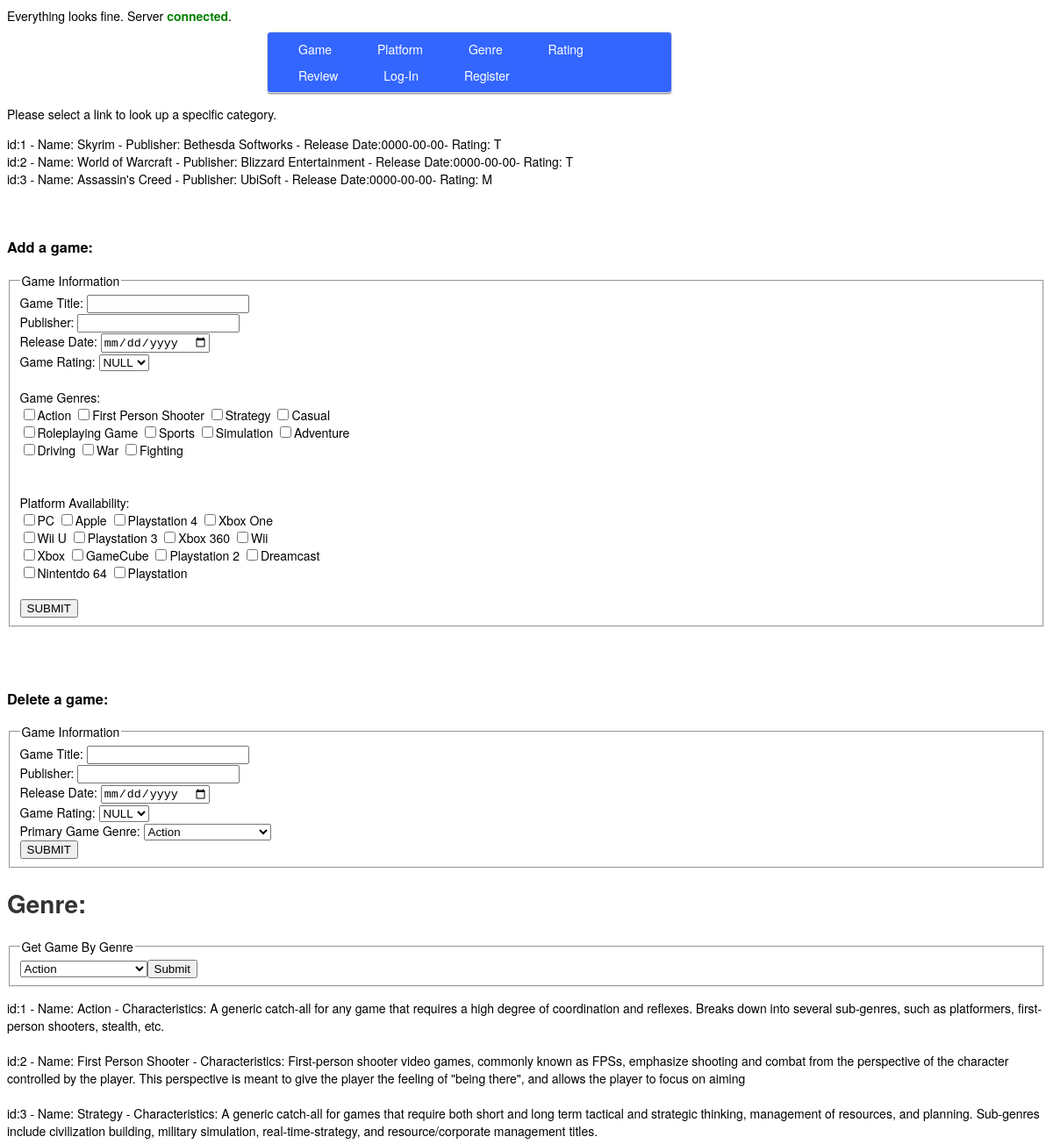
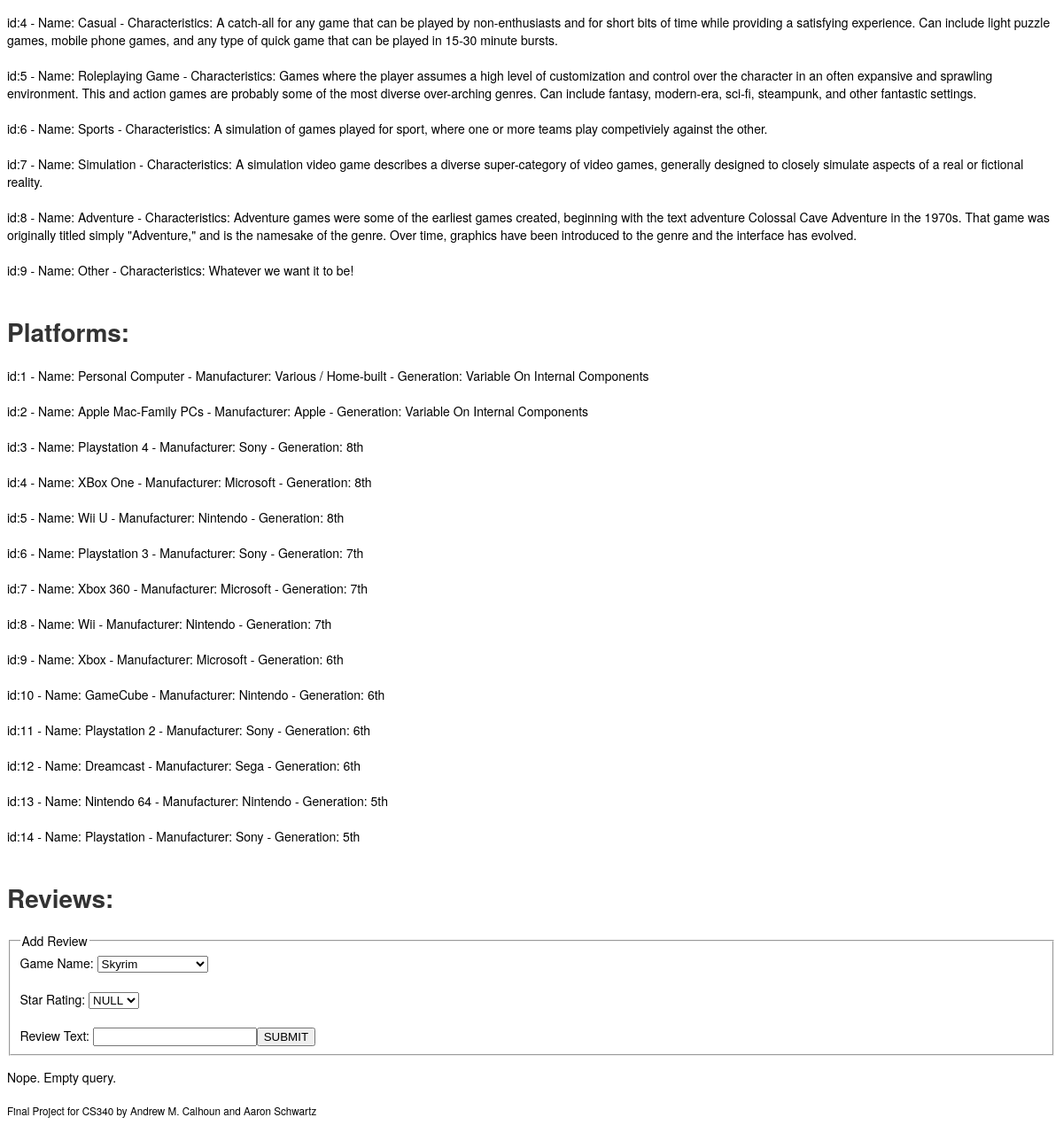
/webdevdbfinals/cs340-final/AS/index.php, run on the app's committed database (2 pictures, top to bottom).
### tables this page shows
CREATE TABLE `game`(
`game_id` int(11) PRIMARY KEY AUTO_INCREMENT,
`title` varchar(255), 
`publisher` varchar(255),
`release_date` date NOT NULL,
`platform_id` int(11) NOT NULL,
`genre_id` int(11) NOT NULL,
`rating_id` int(11) NOT NULL,
`review_id` int(11) NOT NULL

 
 
 
 
 
);

CREATE table `rating`(
`rating_id` int(11) PRIMARY KEY AUTO_INCREMENT,
`title` varchar(255),
`description` text,
`game_id` int(11) NOT NULL,
FOREIGN KEY(`game_id`) REFERENCES `game`(`game_id`)
);

CREATE TABLE `genre`(
`genre_id` int(11) PRIMARY KEY AUTO_INCREMENT,
`name` varchar(255),
`characteristics` text,
`game_id` int(11) NOT NULL,
FOREIGN KEY(`game_id`) REFERENCES `game`(`game_id`)
);

CREATE TABLE `platform`(
`platform_id` int(11) PRIMARY KEY AUTO_INCREMENT,
`name` varchar(255),
`manufacturer` varchar(255),
`generation` varchar(255),
`game_id` int(11) NOT NULL,
FOREIGN KEY(`game_id`) REFERENCES `game`(`game_id`)
);

### webdevdbfinals/cs340-final/AS/index.php (the view, shortened to what this page needs)
<?php
	include 'header.php';
	$game_sql = "SELECT g.game_id, g.title AS 'game_title', g.publisher, g.release_date, r.title AS 'rating_title' FROM game g INNER JOIN rating r ON (r.rating_id = g.rating_id) GROUP BY g.game_id ASC";
	$genre_sql = "SELECT * FROM genre";
	$platform_sql = "SELECT * FROM platform";
	$add_review_sql = "SELECT g.game_id, g.title FROM game g";
	$review_sql = "SELECT * FROM review r INNER JOIN game g ON g.game_id = r.game_id";
	$game_result = $connection->query($game_sql);
	$genre_result = $connection->query($genre_sql);
	$game_genre = $connection->query($genre_sql);
	$platform_result = $connection->query($platform_sql);
	$add_review = $connection->query($add_review_sql);
	$get_genre = $connection->query($genre_sql);
	$review_result = $connection->query($review_sql); ?>
	<p>Please select a link to look up a specific category.</p>
	<?php if(mysqli_num_rows($game_result) > 0)
	{
		while($row = $game_result->fetch_assoc())
		{
			echo "id:" . $row["game_id"] . " - Name: " . $row["game_title"] . " - Publisher: " . $row["publisher"] . " - Release Date:" . $row["release_date"] . "- Rating: " . $row["rating_title"] . "<br />";
		}
	}
	else
		{
			echo "Nope. Empty query.";
		}
	?>
	<br/><br/>
	<h3>Add a game:</h3>
	<form action="addgame.php" method="post">
		<fieldset>
		<legend>Game Information</legend>
		<label for="game_title">Game Title: </label>
		<input type="text" name="game_title" id="game_title" /><br />
		<label for="game_publisher">Publisher: </label>
		<input type="text" name="game_publisher" id="game_publsher" /><br />
		<label for="release_date">Release Date: </label>
		<input type="date" name="release_date" id="release_date" /><br />
		<label for="rating_id">Game Rating: </label>
					<select name="rating_id" id="rating_id">
						<option value="NULL">NULL</option>
						<option value="5">AO</option> <br /><br />
					</select><br /><br />
		<label>Game Genres:</label><br />
		<input type="checkbox" name="genres[]" id="genres[]" value="1">Action
		<input type="checkbox" name="genres[]" id="genres[]" value="2">First Person Shooter
		<input type="checkbox" name="genres[]" id="genres[]" value="3">Strategy
		<input type="checkbox" name="genres[]" id="genres[]" value="4">Casual<br />
		<input type="checkbox" name="genres[]" id="genres[]" value="5">Roleplaying Game
		<input type="checkbox" name="genres[]" id="genres[]" value="6">Sports
		<input type="checkbox" name="genres[]" id="genres[]" value="7">Simulation
		<input type="checkbox" name="genres[]" id="genres[]" value="8">Adventure<br />
		<input type="checkbox" name="genres[]" id="genres[]" value="9">Driving
		<input type="checkbox" name="genres[]" id="genres[]" value="10">War
		<input type="checkbox" name="genres[]" id="genres[]" value="11">Fighting
		<br />
		<br /><br/>
		<label>Platform Availability:</label><br />
		<input type="checkbox" name="platforms[]" id="platforms[]" value="1">PC
		<input type="checkbox" name="platforms[]" id="platforms[]" value="2">Apple
		<input type="checkbox" name="platforms[]" id="platforms[]" value="3">Playstation 4
		<input type="checkbox" name="platforms[]" id="platforms[]" value="4">Xbox One<br />
		<input type="checkbox" name="platforms[]" id="platforms[]" value="5">Wii U
		<input type="checkbox" name="platforms[]" id="platforms[]" value="6">Playstation 3
		<input type="checkbox" name="platforms[]" id="platforms[]" value="7">Xbox 360
		<input type="checkbox" name="platforms[]" id="platforms[]" value="8">Wii<br />
		<input type="checkbox" name="platforms[]" id="platforms[]" value="9">Xbox
		<input type="checkbox" name="platforms[]" id="platforms[]" value="10">GameCube
		<input type="checkbox" name="platforms[]" id="platforms[]" value="11">Playstation 2
		<input type="checkbox" name="platforms[]" id="platforms[]" value="12">Dreamcast<br />
		<input type="checkbox" name="platforms[]" id="platforms[]" value="13">Nintentdo 64
		<input type="checkbox" name="platforms[]" id="platforms[]" value="14">Playstation
		<br /><br />
			<input type="submit" name="addgame" id="addgame" value="SUBMIT" />
		</fieldset>
	</form>
<br /><br />
	<h3>Delete a game:</h3>
	<form action="deletegame.php" method="post">
		<fieldset>
		<legend>Game Information</legend>
		<label for="game_title">Game Title: </label>
		<input type="text" name="game_title" id="game_title" /><br />
		<label for="game_publisher">Publisher: </label>
		<input type="text" name="game_publisher" id="game_publsher" /><br />
		<label for="release_date">Release Date: </label>
		<input type="date" name="release_date" id="release_date" /><br />
		<label for="rating_id">Game Rating: </label>
					<select name="rating_id" id="rating_id">
						<option value="NULL">NULL</option>
						<option value="5">AO</option> <br /><br />
					</select><br />
		<label>Primary Game Genre:</label>
		<select name="game_genre" id="game_genre">
		<?php
				if(mysqli_num_rows($game_genre) > 0)
				{
						while($row = $game_genre->fetch_assoc())
						{
							echo '<option value="' . $row["genre_id"] . '">' . $row["name"] . '</option>';
						}
					}
			?>
			</select> <br />
			<input type="submit" name="addgame" id="addgame" value="SUBMIT" />
		</fieldset>
	</form>
	<h1>Genre:</h1>
	<?php
	echo '<form action="getgenre.php" method="post"><fieldset>
			<legend>Get Game By Genre</legend>';
			echo '<select name="get_genre" id="get_genre">';
			if(mysqli_num_rows($get_genre) > 0)
			{
					while($row = $get_genre->fetch_assoc())
					{
						echo '<option value="' . $row["genre_id"] . '">' . $row["name"] . '</option>';
					}
				}
			echo '</select>';
 			echo '<input type="submit" name="getGen" id="getGen" />';
 			echo '</fieldset>';
	echo '</form>';
	if(mysqli_num_rows($genre_result) > 0)
	{
		while($row = $genre_result->fetch_assoc())
		{
			echo "id:" . $row["genre_id"] . " - Name: " . $row["name"] . " - Characteristics: " . $row["characteristics"] . "<br /><br />";
		}
	}
	else
	{
			echo "Nope. Empty query.";
	}
	?>
	<h1>Platforms:</h1>
	<?php
	if(mysqli_num_rows($platform_result) > 0)
	{
		while($row = mysqli_fetch_assoc($platform_result))
		{
			echo "id:" . $row["platform_id"] . " - Name: " . $row["name"] . " - Manufacturer: " . $row["manufacturer"] . " - Generation: " . $row["generation"] . "<br /><br />";
		}
	}
	else
	{
		echo "Nope. Empty query.";
	}
	?>
	<h1>Reviews:</h1>
	<?php
		echo "<form action='addreview.php' method='post'>";
		echo "<fieldset>";
		echo "<legend>Add Review</legend>";
		echo "<label>Game Name: </label>";
		echo "<select name='select_game' id='select_game'>";
		if(mysqli_num_rows($add_review) > 0)
		{
			while($row = mysqli_fetch_assoc($add_review))
			{
			echo '<option value="' .$row["game_id"] .'">' . $row["title"] . '</option>';
			}
		}
		else
		{
			echo 'Empty Query';
		}
	echo "</select>";
	echo "<br/ ><br />";
	echo "<label>Star Rating: </label>";
	echo "<select name='star_rating' id='star_rating'>";
	echo "<option value='NULL'>NULL</option>";
	echo "</select> <br /><br />";
	echo "<label>Review Text: </label>";
	echo "<input type='textbox' name='text_review' id='text_review'>";
	echo "<input type='submit' name='addreview' id='addreview' value='SUBMIT' /> </fieldset></form>";
	if(mysqli_num_rows($review_result) > 0)
	{
		while($row = mysqli_fetch_assoc($review_result))
		{
			echo "id:" . $row["review_id"] . " - Title: " . $row["title"] . " - Star Rating: " . $row["star_rating"] . " - Text Review: " . $row["text_review"] . "<br /><br />";
		}
	}
	else
		{
			echo "Nope. Empty query.";
		}
	?>
<br /><br />
<?php include 'footer.php'; ?>
</body>
</html>

### webdevdbfinals/cs340-final/AS/css/style.css (style rules this page uses)
body { background-color: #FFF; color: black; font-family: "HelveticaNeue-Light", "Helvetica Neue Light", "Helvetica Neue", Helvetica, Arial, "Lucida Grande", sans-serif; font-weight: 300; font-size: 14px; }
h1 { color: #333; }

### data on the page
game: game_id "1", title "Skyrim", publisher "Bethesda Softworks", release_date "0000-00-00", rating.title "T"
game: game_id "2", title "World of Warcraft", publisher "Blizzard Entertainment", release_date "0000-00-00", rating.title "T"
game: game_id "3", title "Assassin's Creed", publisher "UbiSoft", release_date "0000-00-00", rating.title "M"
genre: genre_id "1", name "Action", characteristics "A generic catch-all for any game that requires a high degree of coordination and reflexes. Breaks down into several sub-genres, such as platformers, first-person shooters, stealth, etc."
genre: genre_id "2", name "First Person Shooter", characteristics "First-person shooter video games, commonly known as FPSs, emphasize shooting and combat from the perspective of the character controlled by the player. This perspective is meant to give the player the feeling of \"being there\", and allows the player to focus on aiming"
genre: genre_id "3", name "Strategy", characteristics "A generic catch-all for games that require both short and long term tactical and strategic thinking, management of resources, and planning. Sub-genres include civilization building, military simulation, real-time-strategy, and resource/corporate management titles."
genre: genre_id "4", name "Casual", characteristics "A catch-all for any game that can be played by non-enthusiasts and for short bits of time while providing a satisfying experience. Can include light puzzle games, mobile phone games, and any type of quick game that can be played in 15-30 minute bursts."
genre: genre_id "5", name "Roleplaying Game", characteristics "Games where the player assumes a high level of customization and control over the character in an often expansive and sprawling environment. This and action games are probably some of the most diverse over-arching genres. Can include fantasy, modern-era, sci-fi, steampunk, and other fantastic settings."
genre: genre_id "6", name "Sports", characteristics "A simulation of games played for sport, where one or more teams play competiviely against the other."
genre: genre_id "7", name "Simulation", characteristics "A simulation video game describes a diverse super-category of video games, generally designed to closely simulate aspects of a real or fictional reality."
genre: genre_id "8", name "Adventure", characteristics "Adventure games were some of the earliest games created, beginning with the text adventure Colossal Cave Adventure in the 1970s. That game was originally titled simply \"Adventure,\" and is the namesake of the genre. Over time, graphics have been introduced to the genre and the interface has evolved."
genre: genre_id "9", name "Other", characteristics "Whatever we want it to be!"
platform: platform_id "1", name "Personal Computer", manufacturer "Various / Home-built", generation "Variable On Internal Components"
platform: platform_id "2", name "Apple Mac-Family PCs", manufacturer "Apple", generation "Variable On Internal Components"
platform: platform_id "3", name "Playstation 4", manufacturer "Sony", generation "8th"
platform: platform_id "4", name "XBox One", manufacturer "Microsoft", generation "8th"
platform: platform_id "5", name "Wii U", manufacturer "Nintendo", generation "8th"
platform: platform_id "6", name "Playstation 3", manufacturer "Sony", generation "7th"
platform: platform_id "7", name "Xbox 360", manufacturer "Microsoft", generation "7th"
platform: platform_id "8", name "Wii", manufacturer "Nintendo", generation "7th"
platform: platform_id "9", name "Xbox", manufacturer "Microsoft", generation "6th"
platform: platform_id "10", name "GameCube", manufacturer "Nintendo", generation "6th"
platform: platform_id "11", name "Playstation 2", manufacturer "Sony", generation "6th"
platform: platform_id "12", name "Dreamcast", manufacturer "Sega", generation "6th"
platform: platform_id "13", name "Nintendo 64", manufacturer "Nintendo", generation "5th"
platform: platform_id "14", name "Playstation", manufacturer "Sony", generation "5th"

### other printed values
form field game_genre "Action"
form field get_genre "Action"
form field select_game "Skyrim"
